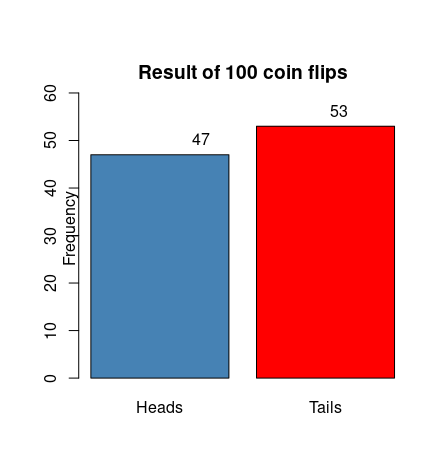

R code for this plot:
# -------------------------------------------------
# 1. Parameters
n <- 100                       # number of coin flips

# -------------------------------------------------
# 2. Simulate the 100 flips (1 = heads, 0 = tails)
set.seed(123)                  # optional, for reproducibility
flips <- rbinom(n, size = 1, prob = 0.5)

# -------------------------------------------------
# 3. Count heads and tails
heads  <- sum(flips == 1)
tails  <- sum(flips == 0)
counts <- c(Heads = heads, Tails = tails)

# -------------------------------------------------
# 4. Simple bar plot
barplot(counts,
        col        = c("steelblue", "red"),
        main       = "Result of 100 coin flips",
        line       = 0,
        ylab       = "Frequency",
        ylim       = c(0, max(counts) + 10))

# optional: add the exact numbers on top of each bar
text(x = seq_along(counts),
     y = counts,
     label = counts,
     pos = 3)
